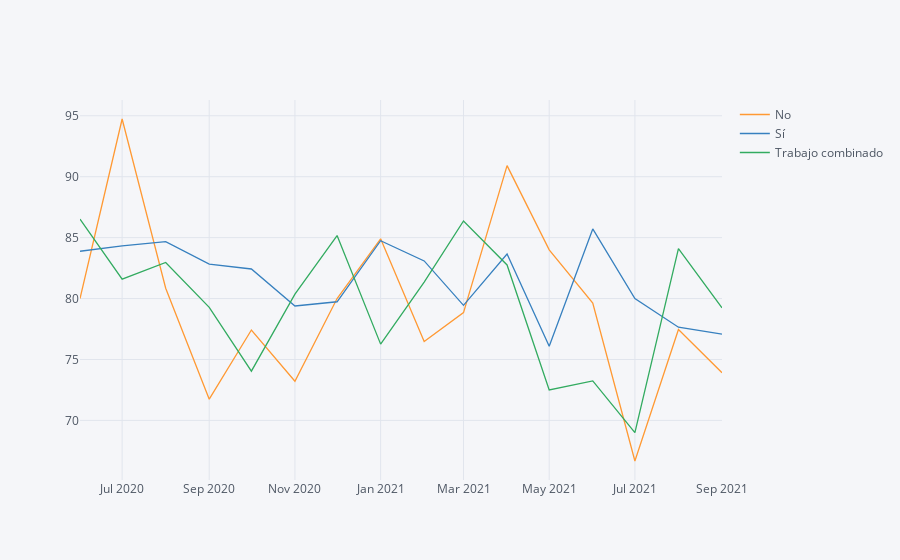

Source (notebook cell):
### Code cell
a.iplot()

### Figure 1 — Plotly figure (JSON) as saved in the notebook; plotly's stock layout.template omitted (floating-point values rounded to 4 significant figures)
{"data": [{"line": {"color": "rgba(255, 153, 51, 1.0)", "dash": "solid", "shape": "linear", "width": 1.3}, "mode": "lines", "name": "No", "text": "", "type": "scatter", "x": ["2020-06", "2020-07", "2020-08", "2020-09", "2020-10", "2020-11", "2020-12", "2021-01", "2021-02", "2021-03", "2021-04", "2021-05", "2021-06", "2021-07", "2021-08", "2021-09"], "y": [80, 94.74, 80.85, 71.74, 77.42, 73.21, 80, 84.91, 76.47, 78.85, 90.91, 84, 79.63, 66.67, 77.46, 73.91]}, {"line": {"color": "rgba(55, 128, 191, 1.0)", "dash": "solid", "shape": "linear", "width": 1.3}, "mode": "lines", "name": "Sí", "text": "", "type": "scatter", "x": ["2020-06", "2020-07", "2020-08", "2020-09", "2020-10", "2020-11", "2020-12", "2021-01", "2021-02", "2021-03", "2021-04", "2021-05", "2021-06", "2021-07", "2021-08", "2021-09"], "y": [83.88, 84.33, 84.67, 82.83, 82.43, 79.39, 79.74, 84.75, 83.09, 79.44, 83.65, 76.09, 85.71, 80, 77.65, 77.08]}, {"line": {"color": "rgba(50, 171, 96, 1.0)", "dash": "solid", "shape": "linear", "width": 1.3}, "mode": "lines", "name": "Trabajo combinado", "text": "", "type": "scatter", "x": ["2020-06", "2020-07", "2020-08", "2020-09", "2020-10", "2020-11", "2020-12", "2021-01", "2021-02", "2021-03", "2021-04", "2021-05", "2021-06", "2021-07", "2021-08", "2021-09"], "y": [86.53, 81.6, 82.96, 79.28, 74.04, 80.36, 85.17, 76.26, 81.36, 86.36, 82.76, 72.5, 73.24, 69, 84.09, 79.25]}], "layout": {"legend": {"bgcolor": "#F5F6F9", "font": {"color": "#4D5663"}}, "paper_bgcolor": "#F5F6F9", "plot_bgcolor": "#F5F6F9", "title": {"font": {"color": "#4D5663"}}, "xaxis": {"gridcolor": "#E1E5ED", "showgrid": true, "tickfont": {"color": "#4D5663"}, "title": {"font": {"color": "#4D5663"}, "text": ""}, "zerolinecolor": "#E1E5ED"}, "yaxis": {"gridcolor": "#E1E5ED", "showgrid": true, "tickfont": {"color": "#4D5663"}, "title": {"font": {"color": "#4D5663"}, "text": ""}, "zerolinecolor": "#E1E5ED"}}}
